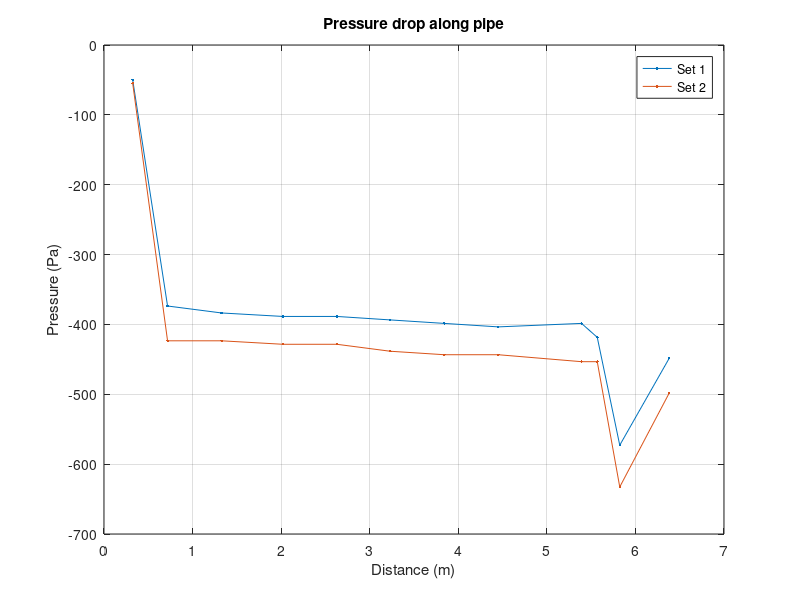
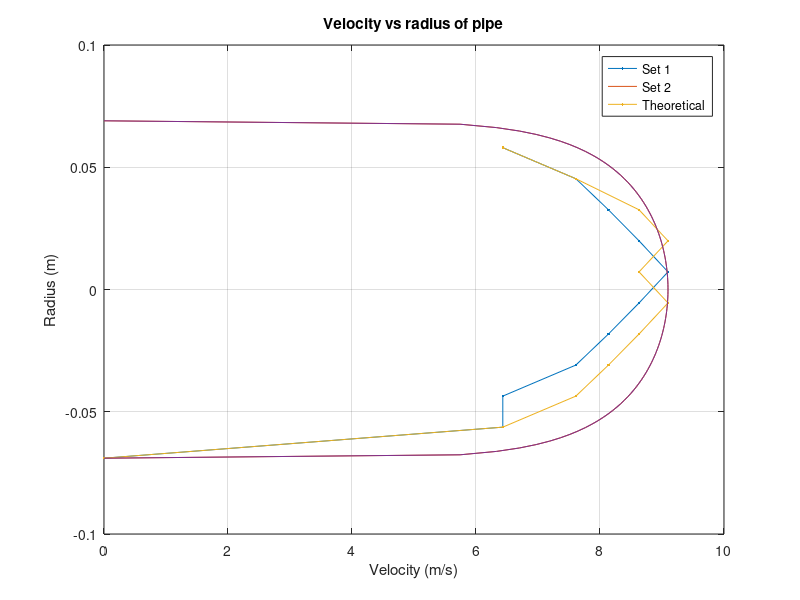

The MATLAB script that drew these images, in order: (Note: this script raises an error after producing the figures.)
clc
clear
close all

set(0,'DefaultFigureWindowStyle','docked')

%% 0 | Data

set(1).freq = 45;                                                                                       % Hz
set(1).x = [12.75, 28.25, 52.25, 79.5, 103.5, 127.25, 151.25, 175.25, 212.25, 219.25, 229.25, 251.25];  % in.
set(1).p = [0.2, 1.5, 1.54, 1.56, 1.56, 1.58, 1.6, 1.62, 1.6, 1.68, 2.3, 1.8];                          % in.H20
set(1).r = [1, 1.5, 2, 2.5, 3, 3.5, 4, 4.5, 5, 5.5, 6]; 
set(1).delp = [0, 0.1, 0.1, 0.14, 0.16, 0.18, 0.2, 0.18, 0.16, 0.14, 0.1];

set(2).freq = 47;                                                                                       % Hz
set(2).x = [12.75, 28.25, 52.25, 79.5, 103.5, 127.25, 151.25, 175.25, 212.25, 219.25, 229.25, 251.25];  % in.
set(2).p = [0.22, 1.7, 1.7, 1.72, 1.72, 1.76, 1.78, 1.78, 1.82, 1.82, 2.54, 2];                         % in.H20
set(2).r = [1, 1.5, 2, 2.5, 3, 3.5, 4, 4.5, 5, 5.5, 6]; 
set(2).delp = [0, 0.1, 0.14, 0.16, 0.18, 0.2, 0.18, 0.2, 0.18, 0.14, 0.1];

u_mano = 0.01;
rho = 1.204;    % kg/m^3
da = 138/1000;  % m
db = 90/1000;   % m

%% 1 | Conversions and Pressure along Pipe

convx = 1/39.37;    % m
convp = 249.08;     % Pa

for i = 1 : length(set)
    set(i).x = set(i).x .* convx;
    set(i).p = set(i).p .* convp;

    plot(set(i).x, -set(i).p, '.-')
    hold on 
end

title('Pressure drop along pipe')
xlabel('Distance (m)')
ylabel('Pressure (Pa)')
legend('Set 1', 'Set 2')
grid on
hold off

%% 2 | Flow Rate using Venturi vs. Flow Rate using Pitot

for i = 1: length(set)
    % Venturi flow rate
    set(i).ventdelp = set(i).p(11) - set(i).p(10);
    set(i).Umean = sqrt( (2/(((da/db)^4) - 1)).*(set(i).ventdelp/rho) );
    set(i).venturiQ = set(i).Umean .* (pi()*(db/2)^2);

    % Pitot flow rate
    set(i).delp = set(i).delp .* convp;
    set(i).r = (set(i).r - 1) .* convx - da/2;
    set(i).vel = sqrt( 2*(set(i).delp/rho) );
    set(i).pitotQ = pi() .* ( set(i).vel * set(i).r(11) );
end

%% 3 | Theoretical and experimental velocity profiles in pipe

figure;
for i = 1: length(set)
    plot(set(i).vel, set(i).r, '.-')
    hold on

    set(i).velmax = max(set(i).vel);
    n = 7;
    r = linspace(-da/2, da/2, 100);
    set(i).veltheor = set(i).velmax * ( 1 - ((r).^2)/((da/2)^2) ).^(1/n);
    plot(set(i).veltheor, r)
end

title('Velocity vs radius of pipe')
xlabel('Velocity (m/s)')
ylabel('Radius (m)')
legend('Set 1', 'Set 2', 'Theoretical')
grid on
hold off

%% 4 | Error in Venturi flow rate, Pitot velocity profile

figure;
syms ventdelp delp
for i = 1: length(set)
    % Venturi flow rate error
    venturiQ = sqrt( (2/(((da/db)^4) - 1)).*(ventdelp/rho) ) * (pi()*(db/2)^2);
    pdelp = subs(diff(venturiQ, ventdelp), ventdelp, set(i).ventdelp);

    venturiQ_err = sqrt( (pdelp .* u_mano).^2 );
    venturiQ_err = double(venturiQ_err);

    % Pitot velocity profile error
    vel = sqrt( 2*(delp/rho) );
end
